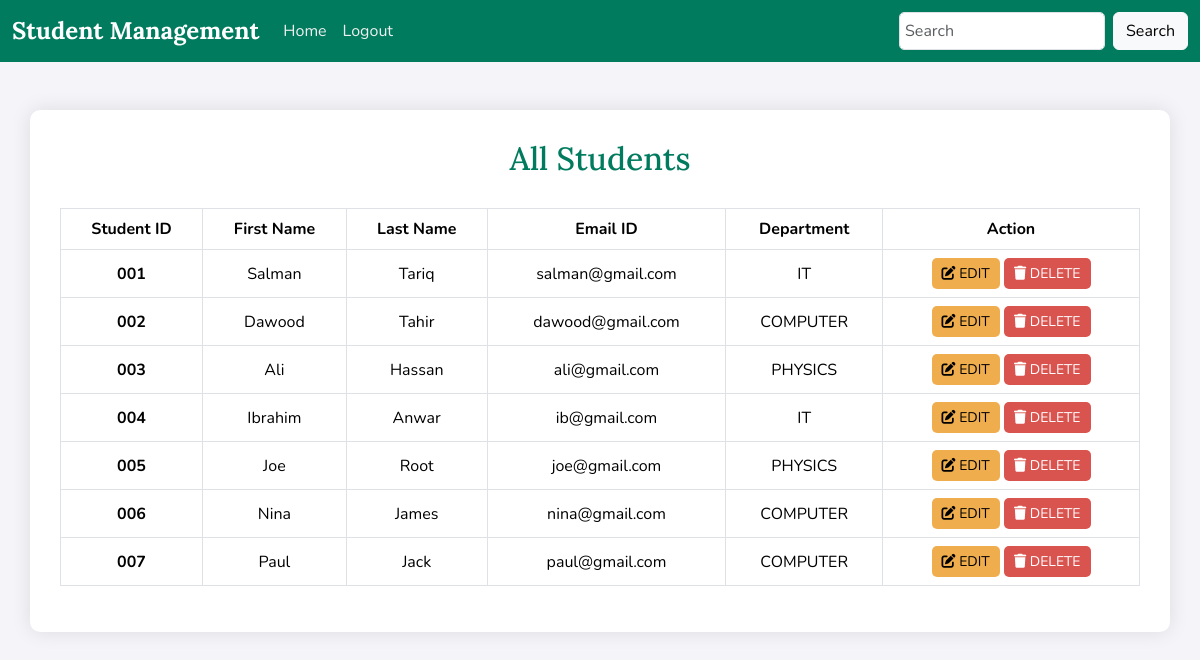
/all_student/ (signed in), run on the app's committed database.
### app1/models.py (models this page shows, shortened)
class StudentModel(models.Model):
    student_id = models.CharField(max_length=10, unique=True, blank=True)
    fname = models.CharField("First Name", max_length=30)
    lname = models.CharField("Last Name", max_length=30)
    email = models.EmailField("Email Address", max_length=30, unique=True)
    department = models.CharField("Department", max_length=20, choices=CHOICES)

### app1/views.py (the view)
# urls.py: path('all_student/',views.all_student_view, name='allStudent'),
@login_required
def all_student_view(request):
    query = request.GET.get('search', '')
    if query:
        students = StudentModel.objects.filter(
            Q(fname__icontains=query)|
            Q(lname__icontains=query)|
            Q(email__icontains=query)
        )
    else:
        students = StudentModel.objects.all()
    return render(request, 'all_students.html', context={"students": students})

### app1/templates/all_students.html (shortened to what this page needs)
<!doctype html>
<html lang="en">
<head>
    <link href="https://cdn.jsdelivr.net/npm/bootstrap@5.3.3/dist/css/bootstrap.min.css" rel="stylesheet">
    <link rel="stylesheet" href="https://cdnjs.cloudflare.com/ajax/libs/font-awesome/6.4.0/css/all.min.css">
</head>
<body>
    <nav class="navbar navbar-expand-lg navbar-dark">
        <div class="container-fluid">
            <a class="navbar-brand" href="{% url 'home' %}">Student Management</a>
            <div class="collapse navbar-collapse" id="navbarNav">
                <ul class="navbar-nav me-auto mb-2 mb-lg-0">
                    <li class="nav-item">
                        <a class="nav-link" href="{% url 'home' %}">Home</a>
                    </li>
                    <li class="nav-item">
                        <a class="nav-link" href="{% url 'logout' %}">Logout</a>
                    </li>
                </ul>
                <form class="d-flex" role="search" method="GET" action="{% url 'allStudent' %}">
                    <input class="form-control me-2" type="search" name="search" placeholder="Search" aria-label="Search">
                    <button class="btn btn-light" type="submit">Search</button>
                </form>
            </div>
        </div>
    </nav>
    <div class="container mt-5">
        <h2>All Students</h2>
        <table class="table table-hover table-bordered">
            <thead>
                <tr>
                    <th scope="col">Student ID</th>
                    <th scope="col">First Name</th>
                    <th scope="col">Last Name</th>
                    <th scope="col">Email ID</th>
                    <th scope="col">Department</th>
                    <th scope="col">Action</th>
                </tr>
            </thead>
            <tbody>
                {% for student in students %}
                <tr>
                    <th scope="row">{{ student.student_id }}</th>
                    <td>{{ student.fname }}</td>
                    <td>{{ student.lname }}</td>
                    <td>{{ student.email }}</td>
                    <td>{{ student.department }}</td>
                    <td>
                        <a href="{% url 'edit_student' student.id %}" class="btn btn-warning btn-sm">
                            <i class="fas fa-edit"></i> Edit
                        </a>
                        <a href="{% url 'delete_student' student.id %}" class="btn btn-danger btn-sm">
                            <i class="fas fa-trash"></i> Delete
                        </a>
                    </td>
                </tr>
                {% empty %}
                <tr>
                    <td colspan="6">No students found.</td>
                </tr>
                {% endfor %}
            </tbody>
        </table>
    </div>
</body>
</html>

### app1/templates/all_students.html (style rules this page uses)
body { font-family: 'Nunito', sans-serif; background-color: #f4f4f9; color: #333; margin: 0; }
.navbar { background-color: #007b5e; }
.navbar-brand { font-family: 'Lora', serif; font-size: 24px; font-weight: bold; color: #ffffff !important; }
.nav-link { color: #f0f0f0 !important; }
.container { background-color: #ffffff; padding: 30px; border-radius: 10px; box-shadow: 0 0 20px rgba(0, 0, 0, 0.1); margin-top: 50px; }
h2 { font-family: 'Lora', serif; font-size: 32px; color: #007b5e; text-align: center; margin-bottom: 30px; }
.table { margin-top: 20px; }
th, td { text-align: center; vertical-align: middle; }
th { background-color: #007b5e; color: white; font-weight: bold; }
.btn-warning { background-color: #f0ad4e; border: none; border-radius: 5px; padding: 5px 10px; font-size: 14px; text-transform: uppercase; }
.btn-danger { background-color: #d9534f; border: none; border-radius: 5px; padding: 5px 10px; font-size: 14px; text-transform: uppercase; }
form input[type="search"] { border-radius: 5px; padding: 5px; }

### data on the page
StudentModel: student_id "001", fname "Salman", lname "Tariq", email "salman@gmail.com", department "IT"
StudentModel: student_id "002", fname "Dawood", lname "Tahir", email "dawood@gmail.com", department "COMPUTER"
StudentModel: student_id "003", fname "Ali", lname "Hassan", email "ali@gmail.com", department "PHYSICS"
StudentModel: student_id "004", fname "Ibrahim", lname "Anwar", email "ib@gmail.com", department "IT"
StudentModel: student_id "005", fname "Joe", lname "Root", email "joe@gmail.com", department "PHYSICS"
StudentModel: student_id "006", fname "Nina", lname "James", email "nina@gmail.com", department "COMPUTER"
StudentModel: student_id "007", fname "Paul", lname "Jack", email "paul@gmail.com", department "COMPUTER"
